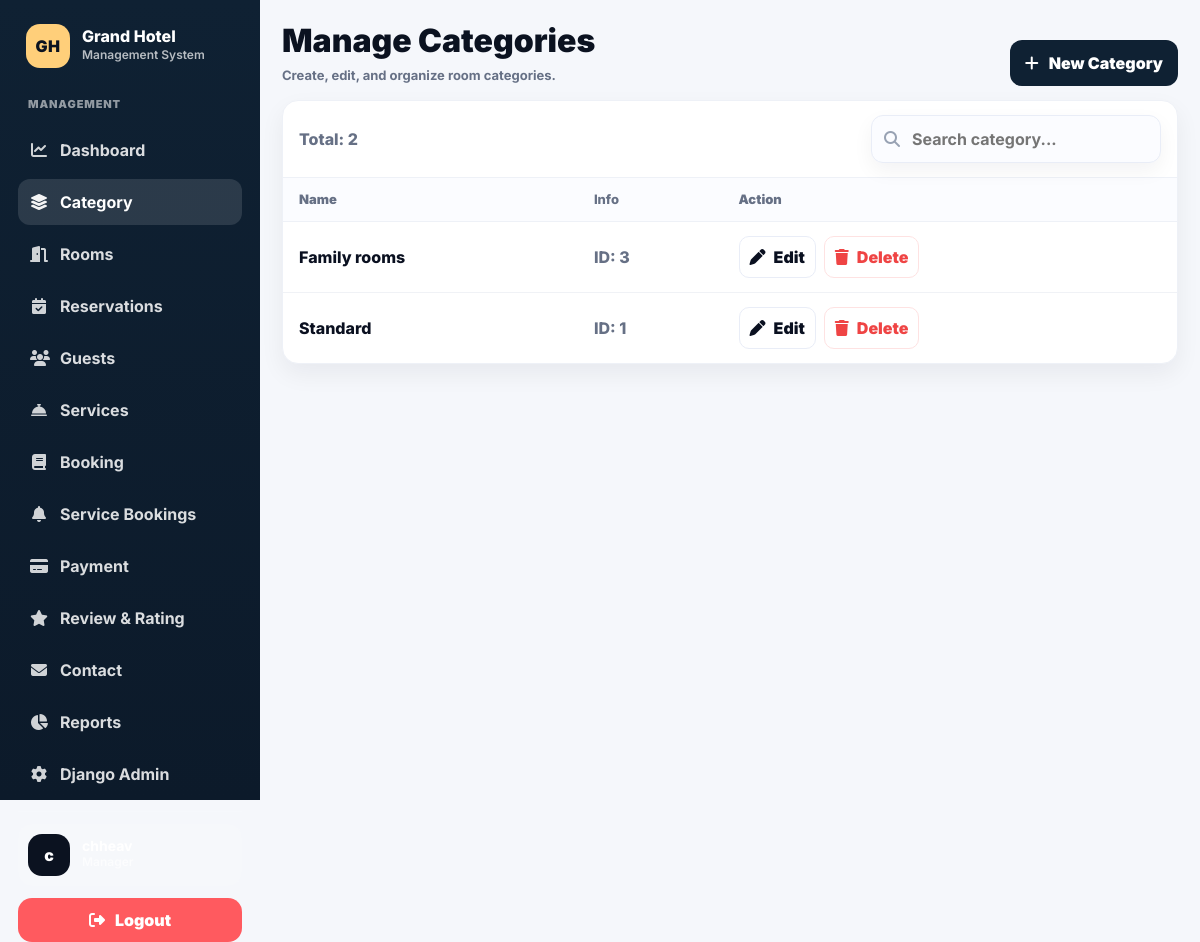
The app's page /dashboard/categories/ (signed in), older data.
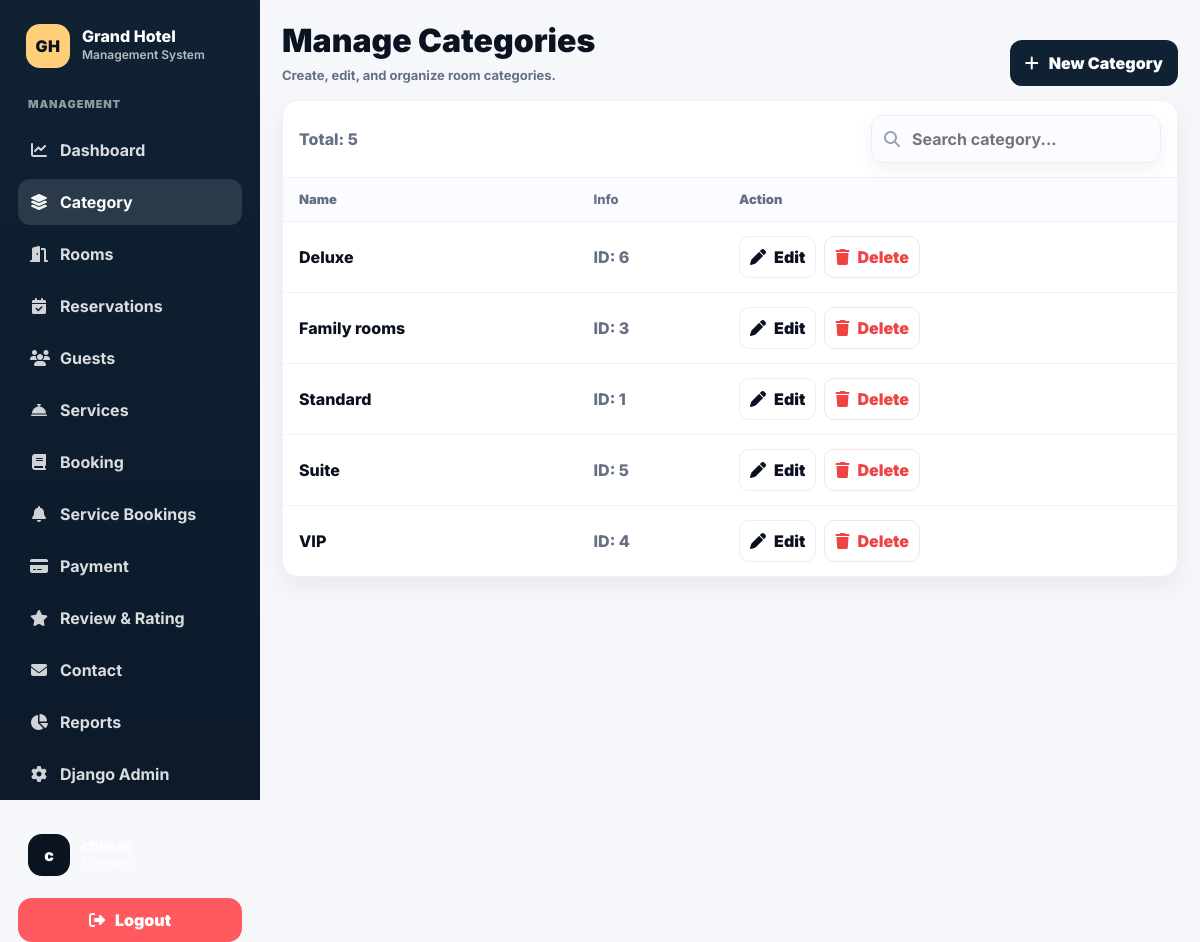
The same page, newer data.
### hotel/models.py (models this page shows, shortened)
class RoomCategory(models.Model):
    id = models.AutoField(primary_key=True)
    category_name = models.CharField(max_length=50, unique=True)
    class Meta:
        verbose_name_plural = "Room Categories"

### hotel/views.py (the view)
# urls.py: path('dashboard/categories/', views.manage_categories, name='manage_categories'),
@admin_login_required
def manage_categories(request):
    categories = RoomCategory.objects.all().order_by('category_name')
    return render(request, 'hotel/admin/manage_category.html', {'categories': categories})

### hotel/views.py (called while the page is built, shortened)
def admin_login_required(view_func):
    @wraps (view_func)
    def wrapper(request, *args, **kwargs):
        if not request.user.is_authenticated:
            return redirect('login')
        if request.user.is_superuser:
            return view_func(request, *args, **kwargs)
    return wrapper

### hotel/template/hotel/admin/manage_category.html (shortened to what this page needs)
{% extends 'hotel/admin/admin_base.html' %}
{% load static %}
{% block admin_content %}
<div class="page-head">
  <div>
    <h2>Manage Categories</h2>
    <p class="page-sub">Create, edit, and organize room categories.</p>
  </div>
  <button type="button" class="btnx" onclick="openAddCategoryModal()">
    <i class="fas fa-plus"></i> New Category
  </button>
</div>
<div class="cardx">
  <div class="cardx-top">
    <div class="muted">Total: {{ categories|length }}</div>
    <div class="search">
      <i class="fas fa-search muted"></i>
      <input id="q" type="text" placeholder="Search category..." onkeyup="filterRows()">
    </div>
  </div>
  {% if categories %}
    <div style="overflow:auto;">
      <table id="catTable">
        <thead>
          <tr>
            <th>Name</th>
            <th class="muted">Info</th>
            <th>Action</th>
          </tr>
        </thead>
        <tbody>
          {% for c in categories %}
            <tr>
              <td>{{ c.category_name }}</td>
              <td class="muted">ID: {{ c.id }}</td>
              <td>
                <div class="action-wrap">
                  <a href="{% url 'edit_category' c.id %}" class="link-btn">
                    <i class="fas fa-pen"></i> Edit
                  </a>
                  <form method="post" action="{% url 'delete_category' c.id %}" style="display:inline;">
                    <button type="submit" class="danger-btn"
                      onclick="return confirm('Delete this category?');">
                      <i class="fas fa-trash"></i> Delete
                    </button>
                  </form>
                </div>
              </td>
            </tr>
          {% endfor %}
        </tbody>
      </table>
    </div>
  {% else %}
    <div class="empty">No categories found.</div>
  {% endif %}
</div>
{% endblock %}

### hotel/template/hotel/admin/admin_base.html (shortened to what this page needs)
{% load static %}
<!DOCTYPE html>
<html lang="en">
<head>
  <link href="https://cdn.jsdelivr.net/npm/bootstrap@5.3.3/dist/css/bootstrap.min.css" rel="stylesheet">
  <link rel="stylesheet" href="https://cdnjs.cloudflare.com/ajax/libs/font-awesome/6.5.0/css/all.min.css"/>
</head>
<body>
<div class="adm-shell">
  <aside class="sidebar">
    <div class="brand">
      <div class="brand-logo">GH</div>
      <div>
        <div class="brand-name">Grand Hotel</div>
        <div class="brand-sub">Management System</div>
      </div>
    </div>
    <div class="nav-group-title">MANAGEMENT</div>
    <nav class="nav-list">
      <a href="{% url 'admin_dashboard' %}" class="nav-item {% if request.resolver_match.url_name == 'admin_dashboard' %}active{% endif %}">
        <i class="fa-solid fa-chart-line"></i> Dashboard
      </a>
     <a href="{% url 'manage_categories' %}" class="nav-item {% if request.resolver_match.url_name == 'manage_categories' %}active{% endif %}">
        <i class="fa-solid fa-layer-group"></i> Category
      </a>
      <a href="{% url 'manage_rooms' %}" class="nav-item {% if request.resolver_match.url_name == 'manage_rooms' %}active{% endif %}">
        <i class="fa-solid fa-door-open"></i> Rooms
      </a>
      <a href="{% url 'manage_reservations' %}" class="nav-item {% if request.resolver_match.url_name == 'manage_reservations' %}active{% endif %}">
        <i class="fa-solid fa-calendar-check"></i> Reservations
      </a>
      <a href="{% url 'manage_users' %}" class="nav-item {% if request.resolver_match.url_name == 'manage_users' %}active{% endif %}">
        <i class="fa-solid fa-users"></i> Guests
      </a>
      <a href="{% url 'manage_services' %}" class="nav-item {% if request.resolver_match.url_name == 'manage_services' %}active{% endif %}">
        <i class="fa-solid fa-concierge-bell"></i> Services
      </a>
      <a href="{% url 'manage_bookings' %}" class="nav-item {% if request.resolver_match.url_name == 'manage_bookings' %}active{% endif %}">
        <i class="fa-solid fa-book"></i> Booking
      </a>
      <a href="{% url 'manage_service_bookings' %}" class="nav-item {% if request.resolver_match.url_name == 'manage_service_bookings' %}active{% endif %}">
        <i class="fa-solid fa-bell"></i> Service Bookings
      </a>
      <a href="{% url 'manage_payment' %}" class="nav-item {% if request.resolver_match.url_name == 'manage_payment' %}active{% endif %}">
        <i class="fa-solid fa-credit-card"></i> Payment
      </a>
      <a href="{% url 'manage_reviews' %}" class="nav-item {% if request.resolver_match.url_name == 'manage_reviews' %}active{% endif %}">
        <i class="fa-solid fa-star"></i> Review & Rating
      </a>
      <a href="{% url 'manage_contacts' %}" class="nav-item {% if request.resolver_match.url_name == 'manage_contacts' %}active{% endif %}">
        <i class="fa-solid fa-envelope"></i> Contact
      </a>
      <a href="{% url 'admin_reports' %}" class="nav-item {% if request.resolver_match.url_name == 'admin_reports' %}active{% endif %}">
        <i class="fa-solid fa-chart-pie"></i> Reports
      </a>
      <a href="/admin/" target="_blank" class="nav-item">
        <i class="fa-solid fa-gear"></i> Django Admin
      </a>
    </nav>
    <div class="sidebar-footer">
      <div class="user-mini">
        <div class="avatar">
          {{ request.user.first_name|default:request.user.username|slice:":1" }}
        </div>
        <div>
          <div class="user-name">{{ request.user.get_full_name|default:request.user.username }}</div>
          <div class="user-role">Manager</div>
        </div>
      </div>
      <a class="logout" href="{% url 'logout' %}">
        <i class="fa-solid fa-right-from-bracket"></i> Logout
      </a>
    </div>
  </aside>
  <main class="content">
    <div class="content-inner">
      {% block admin_content %}{% endblock %}
    </div>
  </main>
</div>
</body>
</html>

### hotel/template/hotel/admin/admin_base.html (style rules this page uses)
:root { --bg:#f5f7fb; --panel:#ffffff; --line:#e8eef7; --text:#0b1220; --muted:#667085; --nav:#0f2133; --nav-2:#0c1a2a; --accent:#22c55e; --accent-2:#6ee7b7; --shadow: 0 10px 30px rgba(11,18,32,.07); --radius: 16px; }
body { background:var(--bg); color:var(--text); font-family: 'Inter', system-ui, -apple-system, "Segoe UI", Roboto, "Helvetica Neue", Arial, sans-serif; font-weight:500; }
.adm-shell { min-height:100vh; display:flex; }
.sidebar { width:260px; background:linear-gradient(180deg,var(--nav), var(--nav-2)); color:#fff; padding:18px; display:flex; flex-direction:column; gap:14px; position:sticky; top:0; height:100vh; }
.brand { display:flex; gap:12px; align-items:center; padding:6px 8px; }
.brand-logo { width:44px;height:44px;border-radius:14px; display:flex;align-items:center;justify-content:center; background:#ffcf7a;color:#0b1220; font-weight:1000; letter-spacing:.5px; }
.brand-name { font-weight:800; line-height:1.1; }
.brand-sub { font-size:12px; color:rgba(255,255,255,.70); font-weight:600; }
.nav-group-title { font-size:11px; letter-spacing:.08em; color:rgba(255,255,255,.55); font-weight:900; margin-top:8px; padding:0 10px; }
.nav-list { display:flex; flex-direction:column; gap:6px; }
.nav-item { display:flex; align-items:center; gap:12px; padding:11px 12px; border-radius:12px; color:rgba(255,255,255,.85); text-decoration:none; font-weight:700; transition:.15s ease; }
.nav-item i { width:18px; text-align:center; opacity:.95; }
.nav-item.active { background:rgba(255,255,255,.12); color:#fff; }
.sidebar-footer { margin-top:auto; padding-top:12px; border-top:1px solid rgba(255,255,255,.10); display:flex; flex-direction:column; gap:12px; }
.user-mini { display:flex; gap:12px; align-items:center; padding:10px; border-radius:14px; background:rgba(255,255,255,.06); }
.avatar { width:42px;height:42px;border-radius:14px; display:flex;align-items:center;justify-content:center; background:#0b1220; font-weight:1000; }
.user-name { font-weight:700; font-size:14px; line-height:1.1; }
.user-role { font-size:12px; color:rgba(255,255,255,.65); font-weight:600; }
.logout { display:flex; align-items:center; justify-content:center; gap:10px; padding:10px 12px; border-radius:14px; background:#ff5a5f; text-decoration:none; color:#fff; font-weight:1000; }
.content { flex:1; padding:22px 22px 44px; }
.content-inner { max-width:1200px; margin:0 auto; }
.page-sub { margin:0; font-weight:600; color:var(--muted); font-size:13px; }
.search { display:flex; align-items:center; gap:10px; background:#fff; border:1px solid var(--line); border-radius:14px; padding:10px 12px; min-width:260px; box-shadow: 0 8px 20px rgba(11,18,32,.05); }
.search i { color:#98a2b3; }
.search input { border:none; outline:none; width:100%; font-weight:800; color:var(--text); }

Row changes from the older to the newer data that the page shows:
added RoomCategory: category_name "Deluxe", id "6"
added RoomCategory: category_name "Suite", id "5"
added RoomCategory: category_name "VIP", id "4"
Text that changed along with them:
{{ categories|length }}: "2" → "5"
